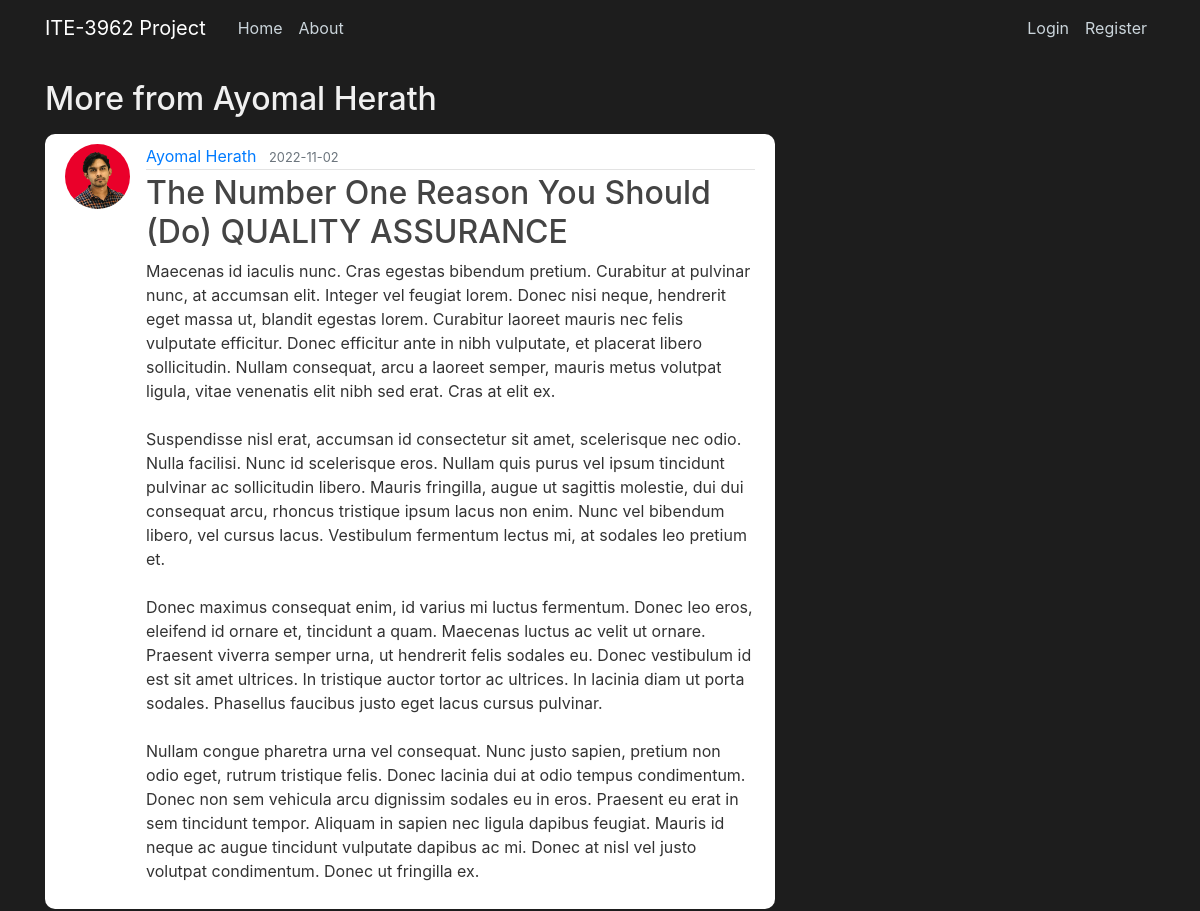
The app's page /user/Ayomal Herath (upper part), older data.
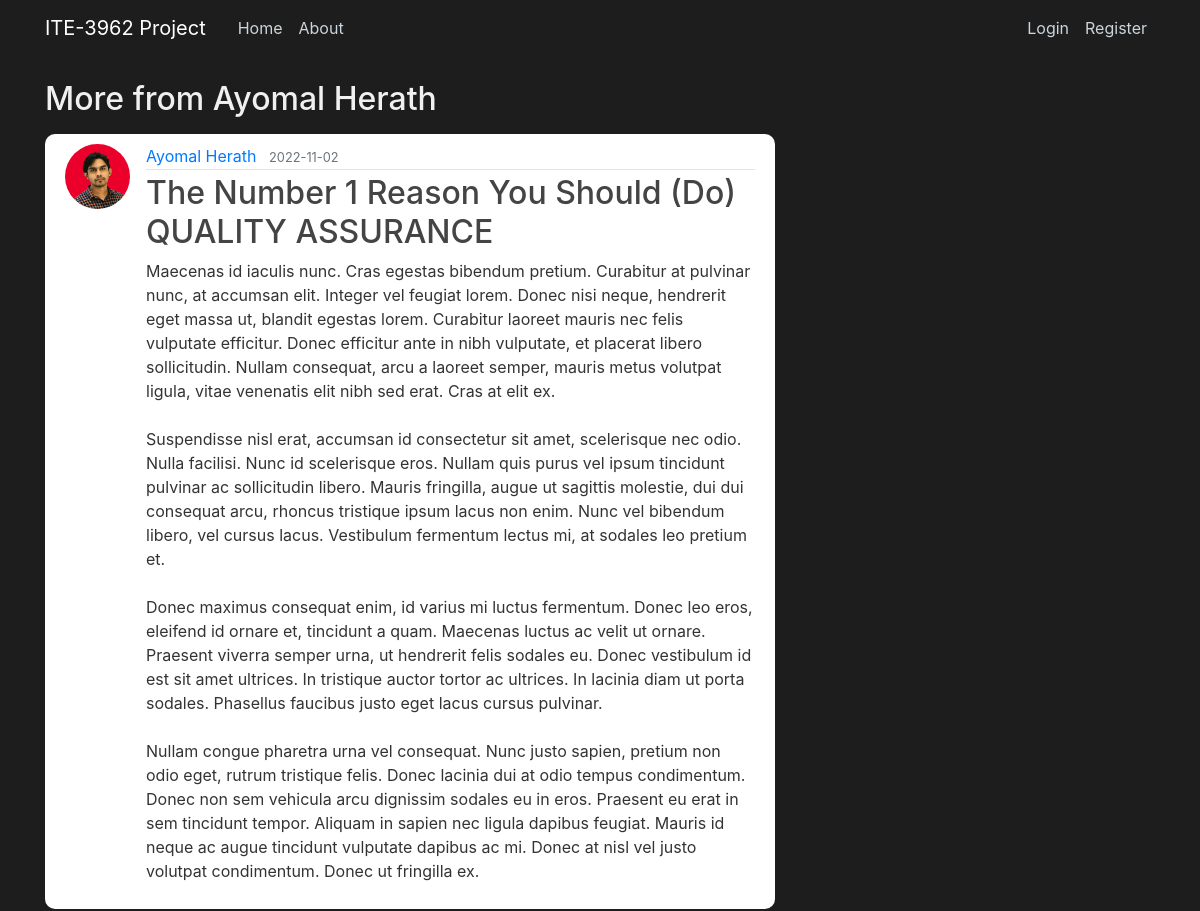
The same page, newer data.
### blog/models.py (models this page shows, shortened)
class Post(db.Model):
    id = db.Column(db.Integer, primary_key=True)
    title = db.Column(db.String(100), nullable=False)
    date_posted = db.Column(db.DateTime, nullable=False, default=datetime.utcnow)
    content = db.Column(db.Text, nullable=False)
    user_id = db.Column(db.Integer, db.ForeignKey('user.id'), nullable=False)

class User(db.Model, UserMixin):
    id = db.Column(db.Integer, primary_key=True)
    username = db.Column(db.String(20), unique=True, nullable=False)
    email = db.Column(db.String(120), unique=True, nullable=False)
    image_file = db.Column(db.String(20), nullable=False, default='default.jpg')
    password = db.Column(db.String(60), nullable=False)
    posts = db.relationship('Post', backref='author', lazy=True)

### blog/users/routes.py (the view)
@users.route("/user/<string:username>")
def user_posts(username):
    page = request.args.get('page', 1, type=int)
    user = User.query.filter_by(username=username).first_or_404()
    posts = Post.query.filter_by(author=user)\
        .order_by(Post.date_posted.desc())\
        .paginate(page=page, per_page=5)#pagination and post order
    return render_template('user_posts.html', posts=posts, user=user)

### blog/templates/user_posts.html (shortened to what this page needs)
{% extends "layout.html" %}
{% block content %}
    <h2 class="title mb-3">More from {{user.username}} </h2>
    {% for post in posts.items %}
        <article class="media content-section">
            <img src="{{ url_for('static', filename='profile_pics/' + post.author.image_file)}}" class="rounded-circle article-img" alt="">
            <div class="media-body">
            <div class="article-metadata">
                <a class="mr-2" href="{{url_for('users.user_posts', username=post.author.username )}}">{{ post.author.username }}</a>
                <small class="text-muted">{{ post.date_posted.strftime('%Y-%m-%d') }}</small>
            </div>
            <h2><a class="article-title" href="{{ url_for('posts.post', post_id=post.id)}}">{{ post.title }}</a></h2>
            <p class="article-content">{{ post.content }}</p>
            </div>
        </article>
    {% endfor %}
{% endblock content %}

Row changes from the older to the newer data that the page shows:
changed Post "Ayomal Herath": title "The Number One Reason You Should (Do) QUALITY ASSURANCE" → "The Number 1 Reason You Should (Do) QUALITY ASSURANCE"
